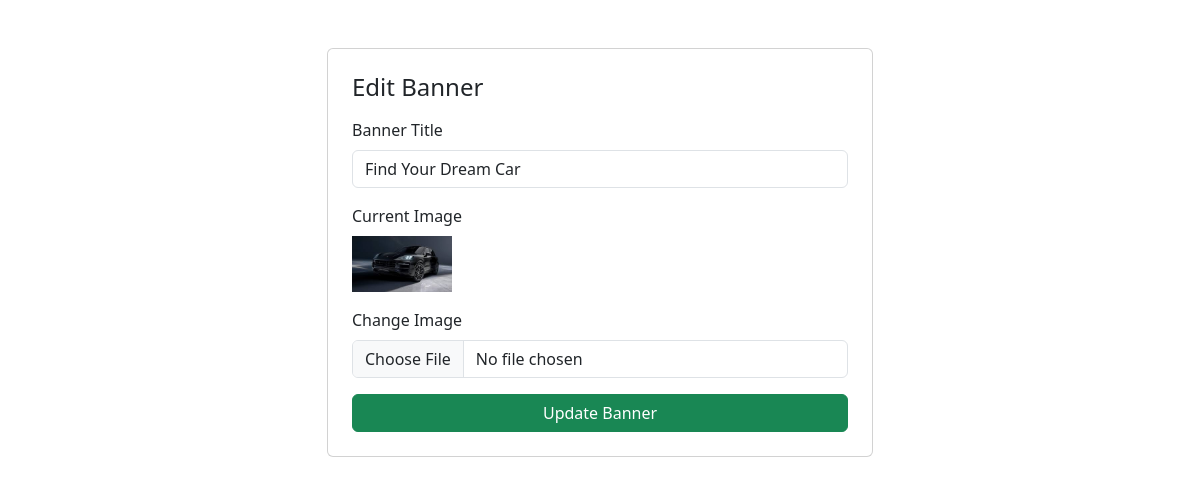
The app's page /admin/edit_banner.php?id=1 with its own data.
### tables this page shows
CREATE TABLE `banners` (
  `id` int(11) NOT NULL,
  `title` varchar(120) NOT NULL,
  `image` varchar(150) NOT NULL
);

### admin/edit_banner.php (the view, shortened to what this page needs)
<?php
include '../db.php';
$id = $_GET['id'];
$banner = mysqli_fetch_assoc(mysqli_query($connection,"SELECT * FROM banners WHERE id='$id'"));
?>
<!DOCTYPE html>
<html>
<head>
<link href="https://cdn.jsdelivr.net/npm/bootstrap@5.3.0/dist/css/bootstrap.min.css" rel="stylesheet">
</head>
<body>
<div class="container mt-5">
<div class="row justify-content-center">
<div class="col-md-6">
<div class="card p-4">
<h4 class="mb-3">Edit Banner</h4>
<form method="POST" enctype="multipart/form-data">
<label class="form-label">Banner Title</label>
<input type="text" name="title" class="form-control mb-3"
value="<?php echo $banner['title']; ?>" required>
<label class="form-label">Current Image</label><br>
<img src="../assets/images/<?php echo $banner['image']; ?>" width="100" class="mb-3"><br>
<label class="form-label">Change Image</label>
<input type="file" name="image" class="form-control mb-3">
<button name="update" class="btn btn-success w-100">
Update Banner
</button>
</form>
</div>
</div>
</div>
</div>
</body>
</html>

### records on screen
banners: title "Find Your Dream Car", image (picture)
